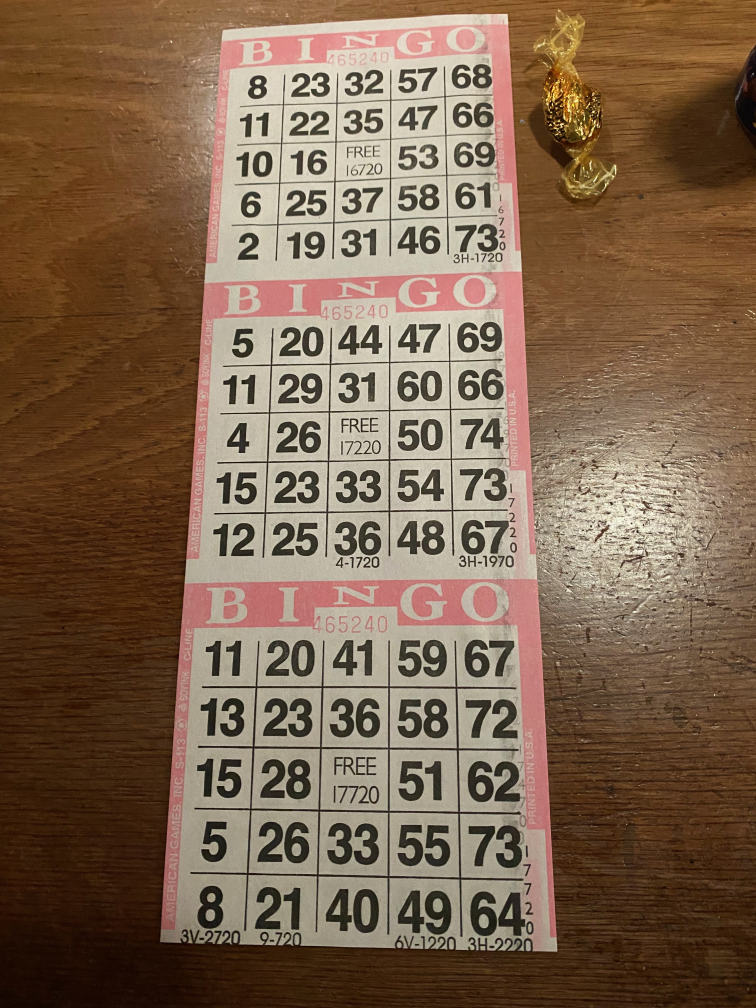
#> input picture 01_CNN_refactor/bingo_sheet.jpg, 3024 x 4032 px (shown at 1/4 size)
$ python -i pipeline.py   (imports and definitions only)
#> lines starting #> are read from the running program, lines starting #| are printed output that depends on the picture; after the words box and inside, x2 and y2 are one past the last pixel; in counts of white or black regions, pixels touching at a corner belong together
#> further down, picture is the input picture: shape (4032, 3024, 3); mean B, G, R 78.8, 101, 125.9
"""
Pure image-processing + OCR pipeline for bingo cards. No FastAPI dependency
here on purpose — this module gets imported both by the running API
(bingo_scan.py) and by the standalone debug_scan.py CLI tool.
"""

import logging

import cv2
import numpy as np
import pytesseract

logger = logging.getLogger(__name__)

GRID_SIZE = 5
WARPED_SIDE = 500  # pixel size of the flattened square card image

# Standard 75-ball bingo column ranges, in card column order.
COLUMN_RANGES = {
    0: (1, 15),    # B
    1: (16, 30),   # I
    2: (31, 45),   # N (center cell is a free space, handled separately)
    3: (46, 60),   # G
    4: (61, 75),   # O
}


class CardNotFoundError(Exception):
    """Raised when no plausible card outline could be found in the image."""


# [19 lines left out: functions load_image, order_points, not called in this run]


def find_card_contour(img: np.ndarray, debug: dict | None = None) -> np.ndarray:
    """
    Locate the largest plausible 4-sided contour in the image, assumed to be
    the card. If `debug` is passed, intermediate images are stashed into it
    under 'edges' and 'contour_overlay' for inspection.
    """
    gray = cv2.cvtColor(img, cv2.COLOR_BGR2GRAY)
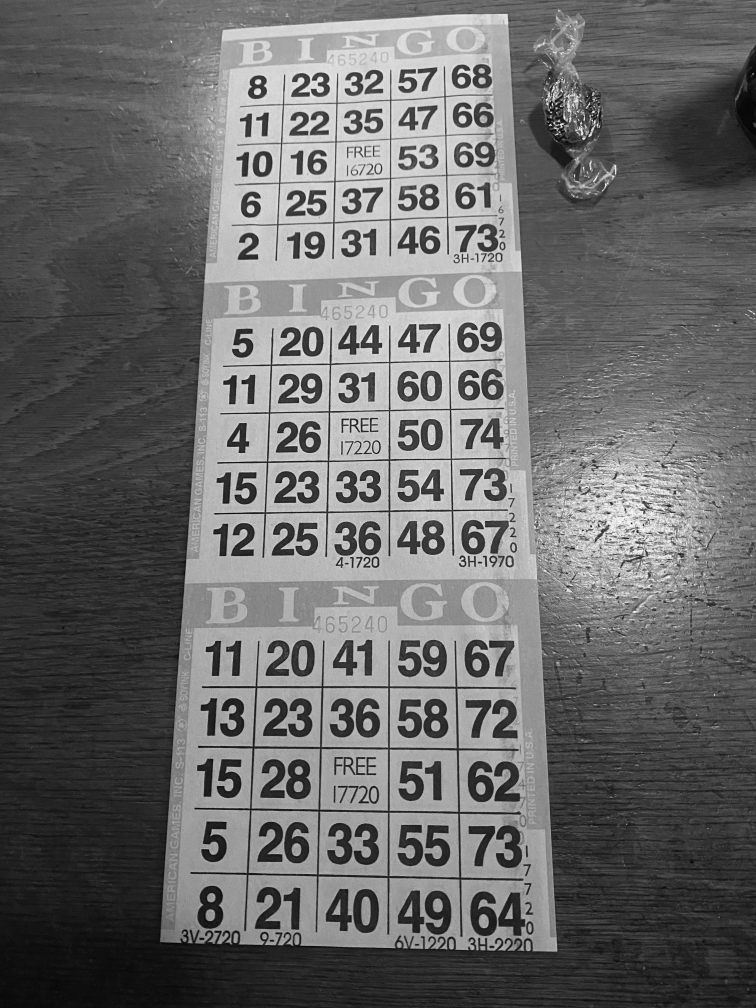
#> gray: shape (4032, 3024) (shown at 1/4 size); min 0, max 251, mean 105.9
    blurred = cv2.GaussianBlur(gray, (5, 5), 0)
    edged = cv2.Canny(blurred, 50, 150)
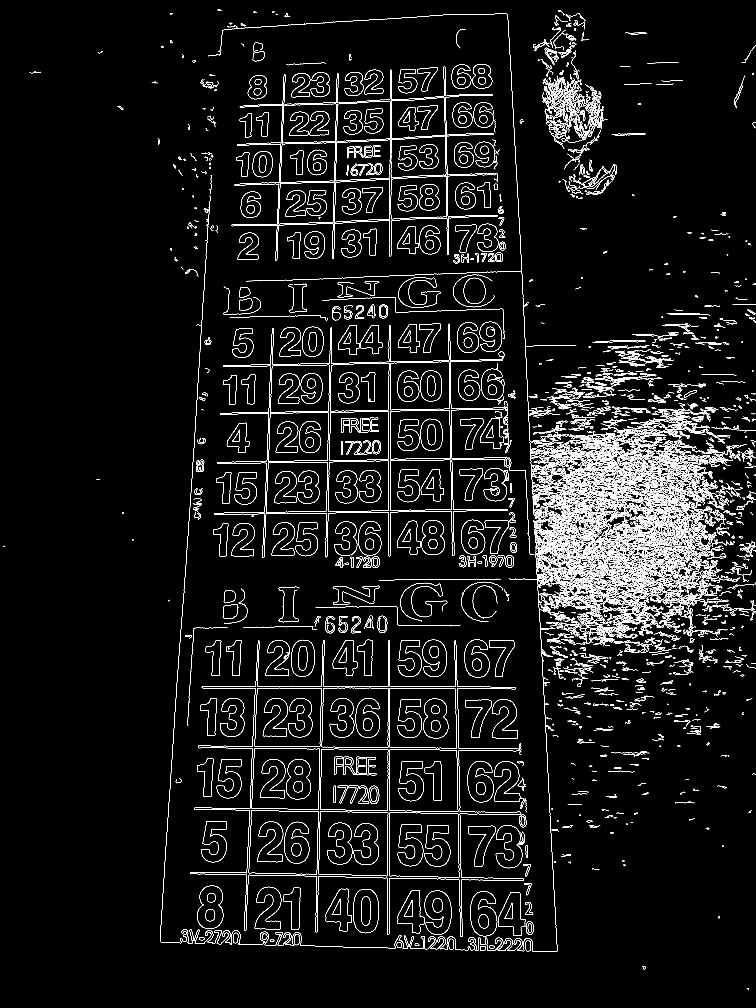
#> edged: shape (4032, 3024) (shown at 1/4 size); 3% white in thin lines or dots
    edged = cv2.dilate(edged, None, iterations=1)
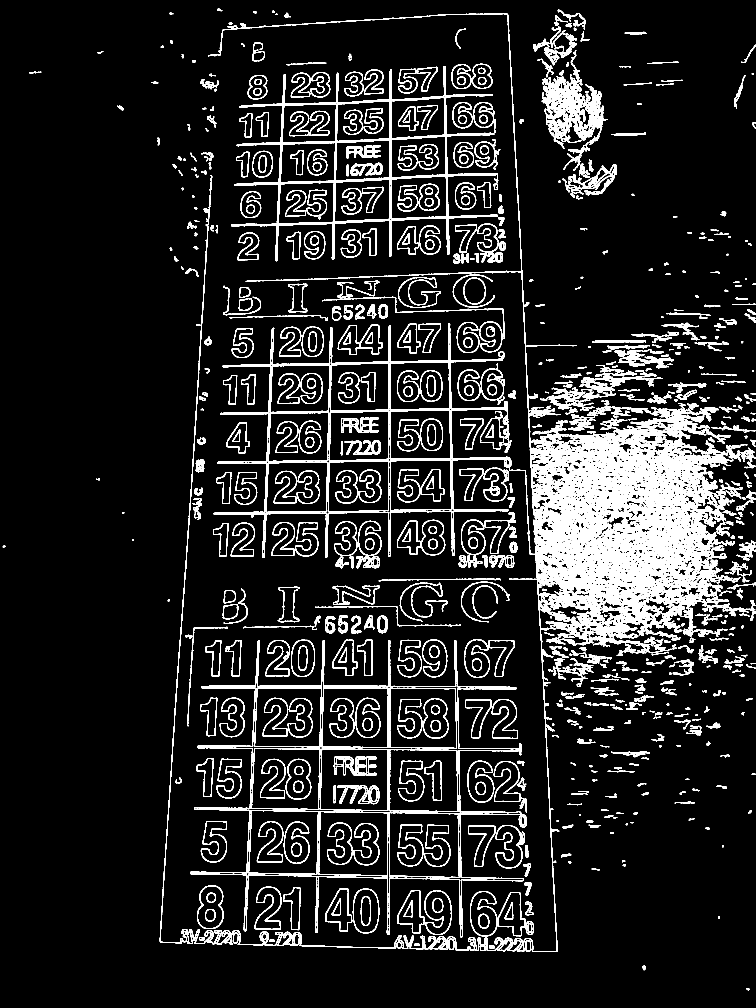
#> edged: shape (4032, 3024) (shown at 1/4 size); 9.6% white; 892 white regions

    if debug is not None:
        debug["edges"] = edged

    contours, _ = cv2.findContours(edged, cv2.RETR_EXTERNAL, cv2.CHAIN_APPROX_SIMPLE)
#> contours = 728 contours; largest, box (x1, y1, x2, y2) and area: (760, 2560, 2108, 3749) 673730, (639, 53, 2989, 3808) 594930, (855, 1294, 2139, 2232) 470788, (925, 264, 1993, 1045) 342736, (2167, 296, 2432, 572) 34648
    contours = sorted(contours, key=cv2.contourArea, reverse=True)

    img_area = img.shape[0] * img.shape[1]
#> img_area = 12192768
    found = None
    for c in contours[:10]:
        area = cv2.contourArea(c)
        # Reject tiny contours (noise) and near-full-frame contours (the
        # photo's own border, not the card) — a real card photo should be a
        # meaningful chunk of the frame but rarely the entire frame.
        if area < 0.1 * img_area or area > 0.98 * img_area:
            continue
        peri = cv2.arcLength(c, True)
        approx = cv2.approxPolyDP(c, 0.02 * peri, True)
        if len(approx) == 4:
            found = approx.reshape(4, 2)
            break
#> this loop made 10 passes
#> area on passes 1 to 10: 673730.5, 594930.5, 470788, 342736.5, 34647.5, 18993, 15775, 15028.5, 14888, 14654

    if debug is not None:
        overlay = img.copy()
        if found is not None:
            cv2.drawContours(overlay, [found.astype(int)], -1, (0, 0, 255), 4)
        debug["contour_overlay"] = overlay

    if found is None:
#> (the run stopped early here; a loop or call above may not have finished)
